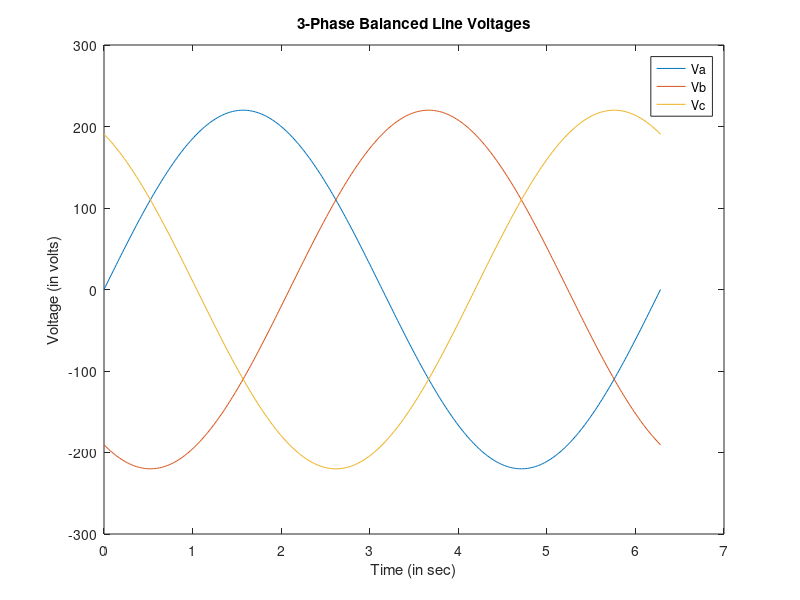

Source code (MATLAB):
clc;
clear all;
close all;

f=50;
Vm=220;

t=0:2*pi/360:2*pi;
Va=Vm*sin(t);
Vb=Vm*sin(t-2*pi/3);
Vc=Vm*sin(t+2*pi/3);

plot(t,Va,t,Vb,t,Vc);
title('3-Phase Balanced Line Voltages');
xlabel('Time (in sec)');
ylabel('Voltage (in volts)');
legend('Va','Vb','Vc');